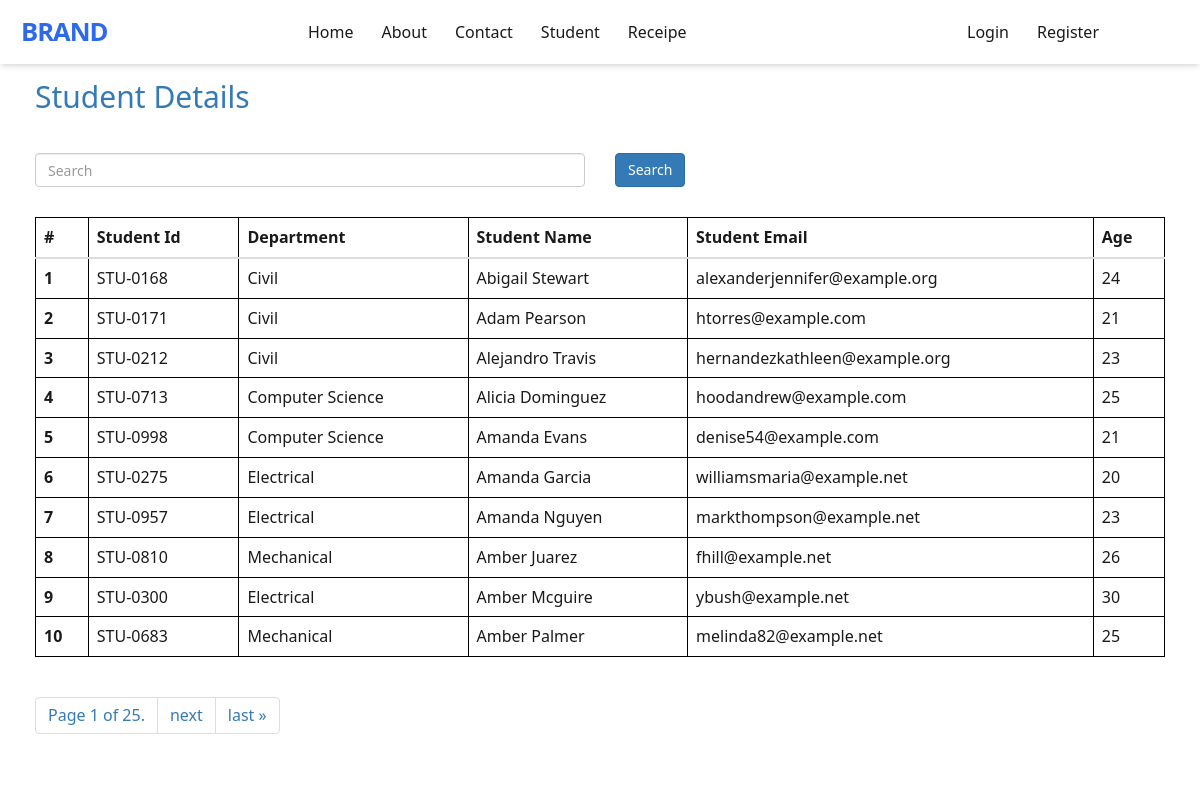
The page /student/ on the database its author committed.
### vege/models.py (models this page shows)
class Student(models.Model):
    department = models.ForeignKey(Department, related_name='depart', on_delete=models.CASCADE)
    student_id = models.OneToOneField(StudentID, related_name='studentid', on_delete=models.CASCADE)
    student_name = models.CharField(max_length=100)
    student_email = models.EmailField(max_length=100)
    student_age = models.IntegerField(default=18)
    student_address = models.TextField()
    def __str__(self) -> str:
        return self.student_name
    class Meta:
        ordering = ['student_name']
        verbose_name  = 'student'

class StudentID(models.Model):
    student_id = models.CharField(max_length=100)
    def __str__(self) -> str:
        return self.student_id

class Department(models.Model):
    department = models.CharField(max_length=100)
    def __str__(self) -> str:
        return self.department
    class Meta:
        ordering = ['department']

### vege/views.py (the view, shortened to what this page needs)
# urls.py: path('student/', get_student, name="student"),
def get_student(request):
    queryset = Student.objects.all()
    paginator = Paginator(queryset, 10)  # Show 25 contacts per page.
    page_number = request.GET.get("page", 1)
    page_obj = paginator.get_page(page_number)
    context = {'page' : "Students", 'queryset' : page_obj, 'page_obj' : page_obj}
    print(page_obj.object_list)
    return render(request, 'report/student.html', context)

### vege/templates/report/student.html (shortened to what this page needs)
{% extends "base.html" %}
{% block start %}
<div class="container">
    <a id="studenthome" href="/student/"><h2>Student Details</h2></a>
</div>
<div class="container mt-5 tables">
        <form class="mb-4">
            <div class="row">
                <div class="col-md-6">
                    <input type="text" placeholder="Search" name="search" class="form-control">
                </div>
                <div class="col-md-6">
                    <button class="btn btn-primary" >Search</button>
                </div>
            </div>
        </form>
    <table class="table table-stiped">
        <thead>
            <tr>
                <th scope="col">#</th>
                <th scope="col">Student Id</th>
                <th scope="col">Department</th>
                <th scope="col">Student Name</th>
                <th scope="col">Student Email</th>
                <th scope="col">Age</th>
            </tr>
        </thead>
        <tbody>
            {% for student in queryset %}
            <tr>
                <th scope="row">{{forloop.counter}}</th>
                <td>{{ student.student_id }}</td>
                <td>{{ student.department }} </td>
                <td>{{ student.student_name }}</td>
                <td>{{ student.student_email }}</td>
                <td>{{ student.student_age }}</td>
            </tr>
            {% endfor %}
        </tbody>
    </table>
    <nav class="Page navigation example">
        <ul class="pagination">
                <li class="page-item">
                    <span class="current">
                        Page {{ page_obj.number }} of {{ page_obj.paginator.num_pages }}.
                    </span>
                </li>
                {% if page_obj.has_next %}
                <li class="page-item"><a class="page-link" href="?page={{ page_obj.next_page_number }}">next</a></li>
                <li class="page-item"><a class="page-link" href="?page={{ page_obj.paginator.num_pages }}">last &raquo;</a></li>
                {% endif %}
        </ul>
    </nav>
</div>
{% endblock %}

### home/static/home/index.css (style rules this page uses)
body { padding-top: 60px; }
:root { --color-black: #1a1a1a; --color-darks: #404040; --color-greys: #999; --color-light: #f2f2f2; --color-white: #fff; --color-blue-100: #5593f7; --color-blue-200: #2d69eb; --color-blue-300: #1c4aca; --shadow-small: 0 1px 3px 0 rgba(0, 0, 0, 0.1), 0 1px 2px 0 rgba(0, 0, 0, 0.06); --shadow-medium: 0 4px 6px -1px rgba(0, 0, 0, 0.1), 0 2px 4px -1px rgba(0, 0, 0, 0.06); --shadow-large: 0 10px 15px -3px rgba(0, 0, 0, 0.1), 0 4px 6px -2px rgba(0, 0, 0, 0.05); }
*, *::before, *::after { padding: 0; margin: 0; box-sizing: border-box; list-style: none; list-style-type: none; text-decoration: none; -webkit-font-smoothing: antialiased; -moz-osx-font-smoothing: grayscale; text-rendering: optimizeLegibility; }
html { font-size: 100%; box-sizing: inherit; scroll-behavior: smooth; height: -webkit-fill-available; }
body { font-family: "Rubik", ui-sans-serif, system-ui, -apple-system, sans-serif; font-size: 1rem; font-weight: 400; line-height: 1.5; color: var(--color-black); background-color: var(--color-white); }
a, button { cursor: pointer; border: none; outline: none; background: none; text-transform: unset; }
.container { max-width: 75rem; height: auto; margin: 0 auto; padding: 0 1.25rem; }

### vege/templates/report/student.html (style rules this page uses)
table, th, td, thead, tbody { border: 1px solid black; }
.tables { margin-top: 30px; }
form { margin-bottom: 30px; }
#studenthome { text-decoration: none; }

### rows shown on the page
Student: student_id "STU-0168", department "Civil", student_name "Abigail Stewart", student_email "alexanderjennifer@example.org", student_age "24"
Student: student_id "STU-0171", department "Civil", student_name "Adam Pearson", student_email "htorres@example.com", student_age "21"
Student: student_id "STU-0212", department "Civil", student_name "Alejandro Travis", student_email "hernandezkathleen@example.org", student_age "23"
Student: student_id "STU-0713", department "Computer Science", student_name "Alicia Dominguez", student_email "hoodandrew@example.com", student_age "25"
Student: student_id "STU-0998", department "Computer Science", student_name "Amanda Evans", student_email "denise54@example.com", student_age "21"
Student: student_id "STU-0275", department "Electrical", student_name "Amanda Garcia", student_email "williamsmaria@example.net", student_age "20"
Student: student_id "STU-0957", department "Electrical", student_name "Amanda Nguyen", student_email "markthompson@example.net", student_age "23"
Student: student_id "STU-0810", department "Mechanical", student_name "Amber Juarez", student_email "fhill@example.net", student_age "26"
Student: student_id "STU-0300", department "Electrical", student_name "Amber Mcguire", student_email "ybush@example.net", student_age "30"
Student: student_id "STU-0683", department "Mechanical", student_name "Amber Palmer", student_email "melinda82@example.net", student_age "25"

### other values the page prints
{{ page_obj.number }} "1"
{{ page_obj.paginator.num_pages }} "25"
